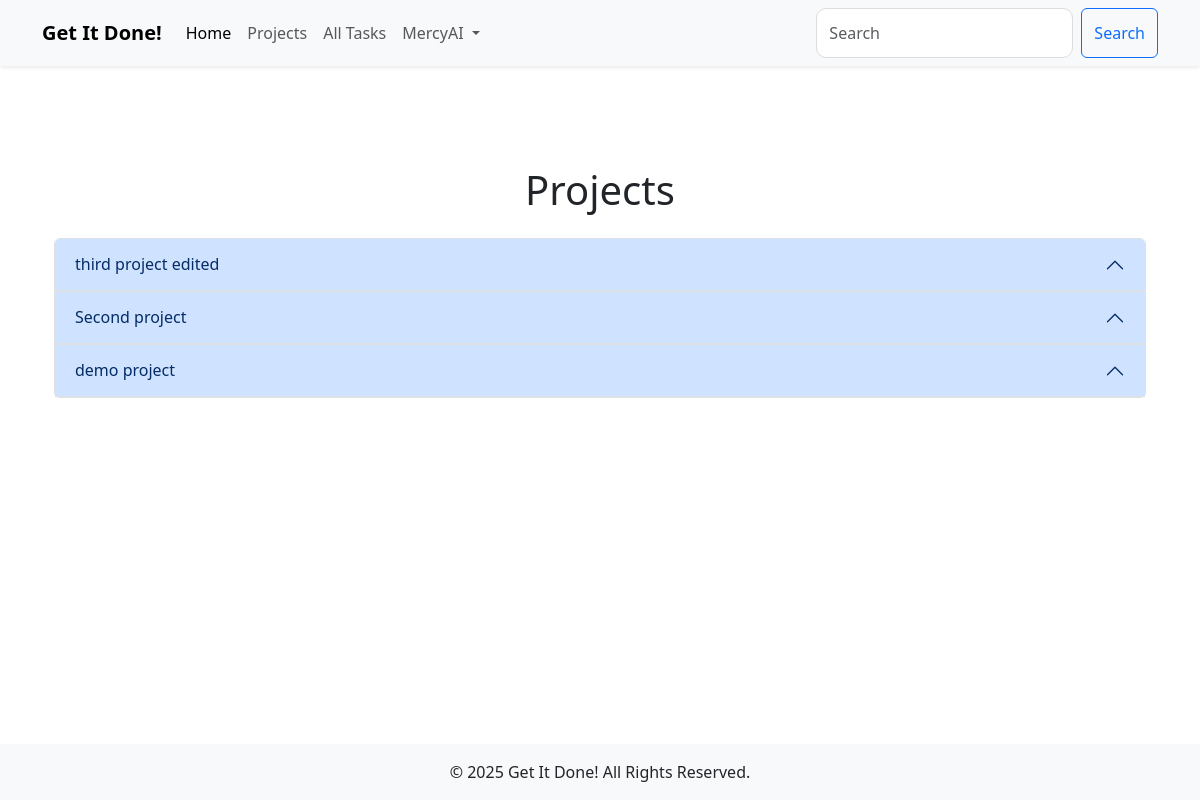
The page /projects (signed in) on the database its author committed.
### models.py (models this page shows, shortened)
class User(db.Model, UserMixin):
    id = db.Column(db.Integer, primary_key=True)
    username = db.Column(db.String(80), unique=True, nullable=False)
    email = db.Column(db.String(120), unique=True, nullable=False, index=True)
    password = db.Column(db.String(200), nullable=False)
    created_at = db.Column(db.DateTime, default=db.func.current_timestamp())
    updated_at = db.Column(db.DateTime, default=db.func.current_timestamp(), onupdate=db.func.current_timestamp())
    tasks = db.relationship('Task', backref='user', lazy='select')

class Project(db.Model):
    id = db.Column(db.Integer, primary_key=True)
    name = db.Column(db.String(200), nullable=False, unique=True)
    description = db.Column(db.Text, nullable=True)
    deadline = db.Column(db.DateTime, nullable=True)
    created_at = db.Column(db.DateTime, default=db.func.current_timestamp())
    updated_at = db.Column(db.DateTime, default=db.func.current_timestamp(), onupdate=db.func.current_timestamp())
    owner_id = db.Column(db.Integer, db.ForeignKey('user.id'), nullable=False, index=True)  # Project owner
    owner = db.relationship('User', backref='projects')  # Link to the User model
    tasks = db.relationship('Task', backref='project', lazy='select')  # Link to the Task model

### main.py (the view)
@app.route('/projects')
@login_required
def projects():
    form  = BaseForm()
    projects = Project.query.filter_by(owner_id=current_user.id).order_by(Project.created_at.desc()).all()
    return render_template('projects.html', projects=projects, form=form)

### main.py
class BaseForm(FlaskForm):
    pass    #Create an instance of the form class in every route that requires CSRF protection ie form = BaseForm()

### main.py (called while the page is built)
@login_manager.user_loader
def load_user(user_id):
    return User.query.get(int(user_id))

### templates/projects.html (shortened to what this page needs)
{% extends 'base.html' %}
{% block content %}
<div class="container mt-5">
    <h1 class="text-center mb-4">Projects</h1>
    <div class="accordion" id="projectsAccordion">
        {% for project in projects %}
        <div class="accordion-item">
            <h2 class="accordion-header" id="heading{{ project.id }}">
                <button class="accordion-button" type="button" data-bs-toggle="collapse" data-bs-target="#collapse{{ project.id }}" aria-expanded="true" aria-controls="collapse{{ project.id }}">
                    {{ project.name }}
                </button>
            </h2>
        </div>
        {% endfor %}
    </div>
</div>
{% endblock %}

### templates/base.html (shortened to what this page needs)
<!DOCTYPE html>
<html lang="en">
<head>
    <link href="https://cdn.jsdelivr.net/npm/bootstrap@5.3.0/dist/css/bootstrap.min.css" rel="stylesheet">
    <link rel="stylesheet" href="{{ url_for('static', filename='css/style.css') }}">
</head>
<body class="d-flex flex-column min-vh-100">
    <nav class="navbar navbar-expand-lg navbar-light bg-light fixed-top shadow-sm">
        <div class="container">
            <a class="navbar-brand fw-bold" href="{{ url_for('index') }}">Get It Done!</a>
            <div class="collapse navbar-collapse" id="navbarNav">
                <ul class="navbar-nav me-auto">
                    <li class="nav-item">
                        <a class="nav-link active" href="{{ url_for('index') }}">Home</a>
                    </li>
                    <li class="nav-item">
                        <a class="nav-link" href="{{ url_for('projects') }}">Projects</a>
                    </li>
                    <li class="nav-item">
                        <a class="nav-link" href="{{ url_for('tasks') }}">All Tasks</a>
                    </li>
                    {% if current_user.is_authenticated %}
                    <li class="nav-item dropdown">
                        <a class="nav-link dropdown-toggle" href="#" id="userDropdown" role="button" data-bs-toggle="dropdown" aria-expanded="false">
                            {{ current_user.username }}
                        </a>
                    </li>
                    {% endif %}
                </ul>
                <form class="d-flex ms-auto">
                    <input class="form-control me-2" type="search" placeholder="Search" aria-label="Search">
                    <button class="btn btn-outline-primary" type="submit">Search</button>
                </form>
            </div>
        </div>
    </nav>
    <main class="container my-5 flex-grow-1">
        {% block content %}{% endblock %}
    </main>
    <footer class="bg-light text-center py-3 mt-auto">
        <p class="mb-0">© 2025 Get It Done! All Rights Reserved.</p>
    </footer>
</body>
</html>

### static/css/style.css (style rules this page uses)
body { padding-top: 70px; }
.form-control { border-radius: 10px; padding: 0.75rem; font-size: 1rem; border: 1px solid #ddd; }

### rows shown on the page
User: username "MercyAI"
Project: name "third project edited"
Project: name "Second project"
Project: name "demo project"
